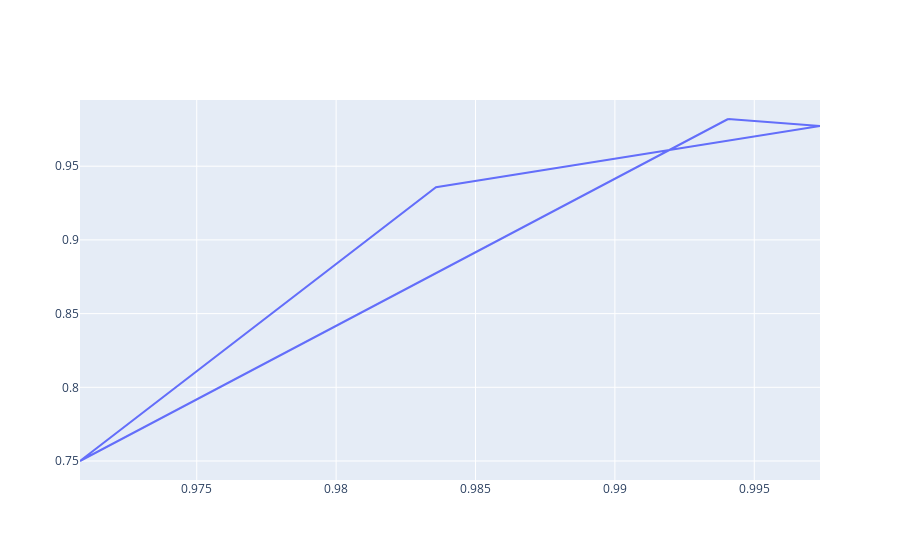

Here is the notebook cell this chart was saved with:
### Code cell
# Create traces
fig = go.Figure()
fig.add_trace(go.Scatter(x=pump_res['recall'], y=pump_res['precision'],
                    mode='lines',
                    name='pump'))

fig.show()

### Figure 1 — Plotly figure (JSON) as saved in the notebook; plotly's stock layout.template omitted (floating-point values rounded to 4 significant figures)
{"data": [{"mode": "lines", "name": "pump", "type": "scatter", "x": [0.9941, 0.9941, 0.9974, 0.9836, 0.9708, 0.9941], "y": [0.982, 0.982, 0.9773, 0.9357, 0.75, 0.982]}], "layout": {}}
